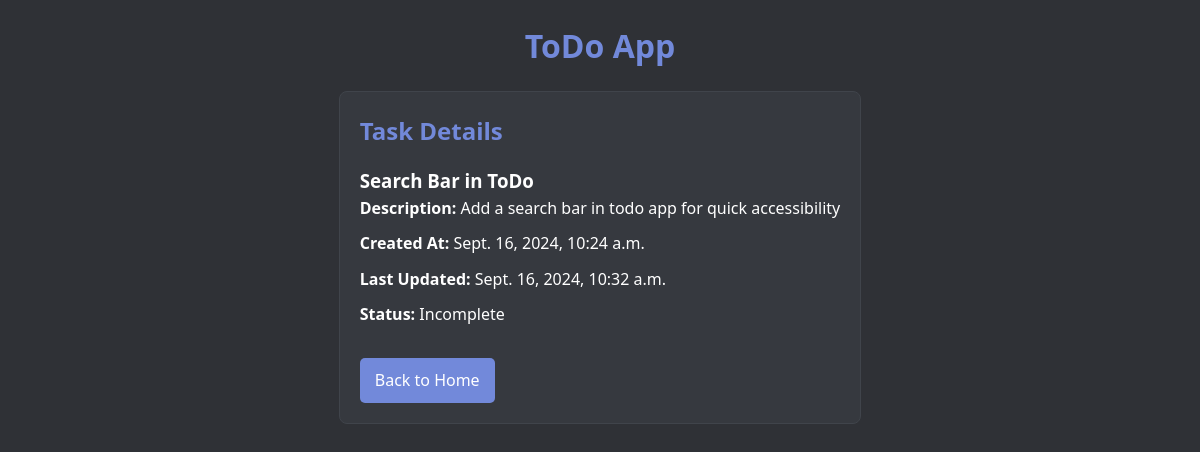
Screenshot of /task/10/ with the database file from the repository.
### todo/models.py (models this page shows, shortened)
class Task(models.Model):
    title = models.CharField(max_length=255)
    description = models.TextField(blank=True, null=True)
    completed = models.BooleanField(default=False)
    created_at = models.DateTimeField(auto_now_add=True)
    updated_at = models.DateTimeField(auto_now=True)

### todo/views.py (the view)
# urls.py: path('task/<int:id>/', views.task_detail, name='task_detail'),
def task_detail(request, id):
    task = get_object_or_404(Task, id=id)
    return render(request, 'todo/task_detail.html', {'task': task})

### todo/templates/todo/task_detail.html
{% extends 'todo/base.html' %}
{% load static %}
{% block content %}
<div class="task-detail">
    <h2>Task Details</h2>
    <div class="task-info">
        <h3>{{ task.title }}</h3>
        <p><strong>Description:</strong> {{ task.description }}</p>
        <p><strong>Created At:</strong> {{ task.created_at }}</p>
        <p><strong>Last Updated:</strong> {{ task.updated_at }}</p>
        <p><strong>Status:</strong> {% if task.completed %} Completed {% else %} Incomplete {% endif %}</p>
    </div>
    <a href="{% url 'home' %}">Back to Home</a>
</div>
{% endblock content %}

### todo/static/todo/css/style.css (style rules this page uses)
* { box-sizing: border-box; margin: 0; padding: 0; }
body { font-family: 'Segoe UI', Tahoma, Geneva, Verdana, sans-serif; background-color: #2f3136; color: #ffffff; line-height: 1.6; }
a { color: #7289da; text-decoration: none; }
.task-detail { background-color: #36393f; border: 1px solid #40444b; border-radius: 8px; padding: 20px; max-width: 600px; margin: auto; }
.task-detail h2 { color: #7289da; margin-bottom: 15px; }
.task-detail p { margin-bottom: 10px; }
.task-detail a { display: inline-block; margin-top: 20px; background-color: #7289da; color: #ffffff; padding: 10px 15px; border-radius: 5px; }

### rows the page displays
Task: title "Search Bar in ToDo", description "Add a search bar in todo app for quick accessibility", created_at "Sept. 16, 2024, 10:24 a.m.", updated_at "Sept. 16, 2024, 10:32 a.m."
